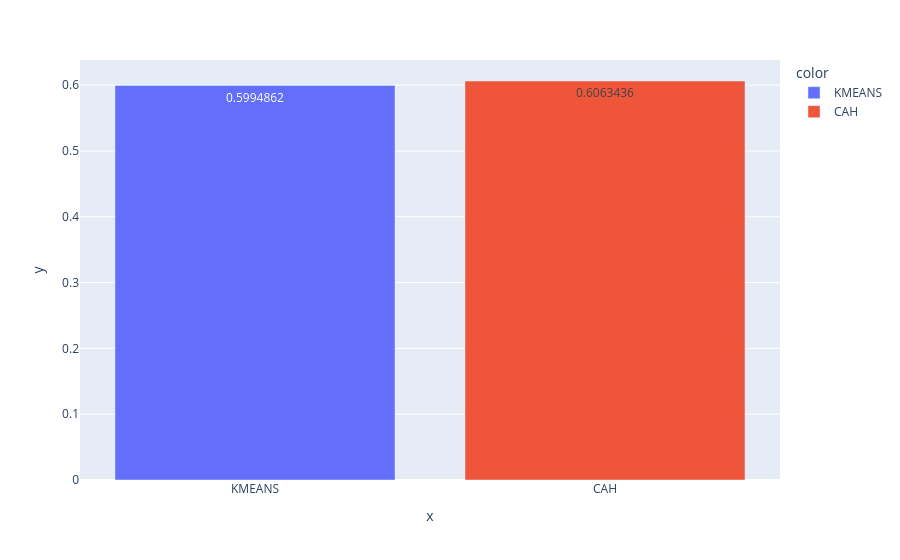

The notebook cell this image was saved under:
### Code cell
# Diagrammes en barre des silhouettes
Model_Names = ['KMEANS', 'CAH']
sil = [sil_kmeans_k3, sil_cahk3]
fig = px.bar(x= Model_Names, y = sil, color = Model_Names, text_auto = True)
fig.show()

### Figure 1 — Plotly figure (JSON) as saved in the notebook; plotly's stock layout.template omitted (floating-point values rounded to 4 significant figures)
{"data": [{"hovertemplate": "color=KMEANS<br>x=%{x}<br>y=%{y}<extra></extra>", "legendgroup": "KMEANS", "marker": {"color": "#636efa", "pattern": {"shape": ""}}, "name": "KMEANS", "orientation": "v", "showlegend": true, "textposition": "auto", "texttemplate": "%{y}", "type": "bar", "x": ["KMEANS"], "xaxis": "x", "y": [0.5995], "yaxis": "y"}, {"hovertemplate": "color=CAH<br>x=%{x}<br>y=%{y}<extra></extra>", "legendgroup": "CAH", "marker": {"color": "#EF553B", "pattern": {"shape": ""}}, "name": "CAH", "orientation": "v", "showlegend": true, "textposition": "auto", "texttemplate": "%{y}", "type": "bar", "x": ["CAH"], "xaxis": "x", "y": [0.6063], "yaxis": "y"}], "layout": {"barmode": "relative", "legend": {"title": {"text": "color"}, "tracegroupgap": 0}, "margin": {"t": 60}, "xaxis": {"anchor": "y", "domain": [0, 1], "title": {"text": "x"}}, "yaxis": {"anchor": "x", "domain": [0, 1], "title": {"text": "y"}}}}
